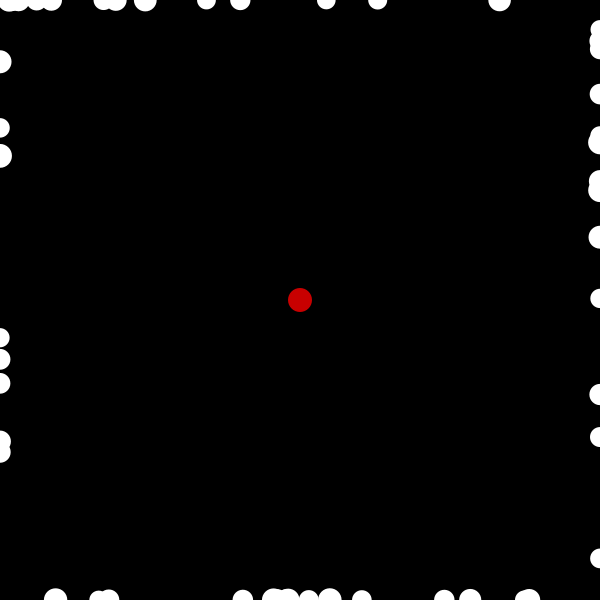
Frame 1 (no input)
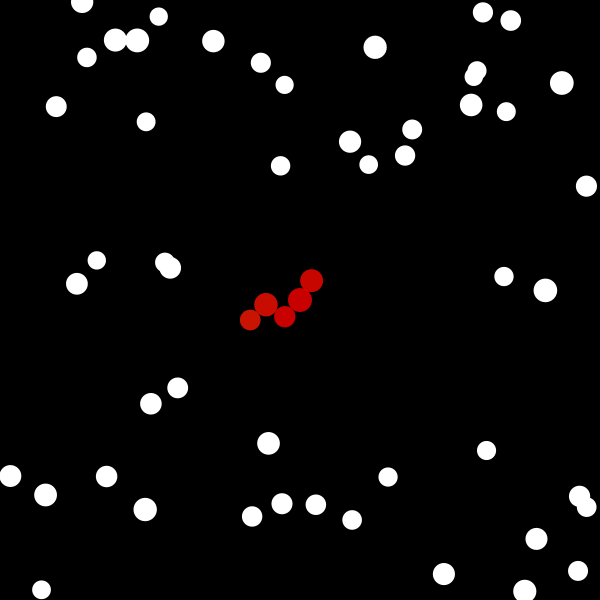
Frame 60 (the mouse pressed at the canvas centre just before this capture)
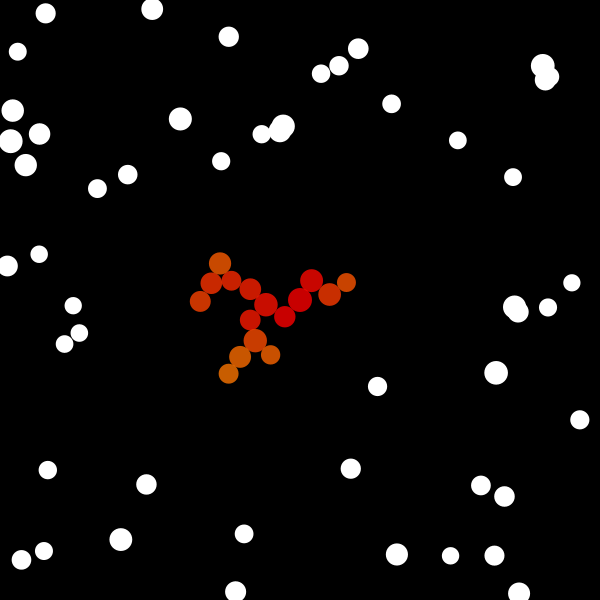
Frame 120 (the mouse held since frame 60 and released just before this capture)

The Processing sketch that drew these frames (run headless with seeded random() and noise(); from frame 60 on, the mouse is pressed at the canvas centre):

// Processing sketch: CC_034_DLA
// ── CC_034_DLA.pde
// Daniel Shiffman
// http://codingtra.in
// http://patreon.com/codingtrain
// Code for this video: https://youtu.be/Cl_Gjj80gPE
// Processing transcription: Chuck England

import java.util.*;

List<Walker> tree = new ArrayList<Walker>();
List<Walker> walkers = new ArrayList<Walker>();
//final float r = 4;
final int maxWalkers = 50;
final int iterations = 1000;
float radius = 12;
float hue = 0;
final float shrink = 0.995;

void setup() {
  size(600, 600);
  colorMode(HSB, 360, 100, 100);
  // for (int x = 0; x < width; x += r * 2) {
  //   tree.add(new Walker(x, height));
  // }

  tree.add(new Walker(width / 2, height / 2));
  radius *= shrink;
  for (int i = 0; i < maxWalkers; i++) {
    walkers.add(new Walker());
    radius *= shrink;
  }
}

void draw() {
  background(0);

  for (int i = 0; i < tree.size(); i++) {
    tree.get(i).show();
  }

  for (int i = 0; i < walkers.size(); i++) {
    walkers.get(i).show();
  }

  for (int n = 0; n < iterations; n++) {
    for (int i = walkers.size() - 1; i >= 0; i--) {
      Walker walker = walkers.get(i);
      walker.walk();
      if (walker.checkStuck(tree)) {
        walker.setHue(hue % 360);
        hue += 2;
        tree.add(walker);
        walkers.remove(i);
      }
    }
  }

  //float r = walkers.get(walkers.size() - 1).r;
  while (walkers.size() < maxWalkers && radius > 1) {
    radius *= shrink;
    walkers.add(new Walker());
  }
}

// ── Walker.pde
// Daniel Shiffman
// http://codingtra.in
// http://patreon.com/codingtrain
// Code for this video: https://youtu.be/Cl_Gjj80gPE
// Processing transcription: Chuck England

class Walker {
  PVector pos;
  boolean stuck;
  float r;
  float hu;
  
  Walker() {
    pos = randomPoint();
    stuck = false; 
    r = radius;
}
  
  Walker(float x, float y) {
    pos = new PVector(x, y);
    stuck = true;
    r = radius;
  }

  void walk() {
    PVector vel = PVector.random2D();
    // PVector vel = createVector(random(-1, 1), random(-0.5, 1));
    pos.add(vel);
    pos.x = constrain(pos.x, 0, width);
    pos.y = constrain(pos.y, 0, height);
  }

  boolean checkStuck(List<Walker> others) {
    for (int i = 0; i < others.size(); i++) {
      float d = distSq(pos, others.get(i).pos);
      Walker other = others.get(i);
      if (d < (r * r + other.r * other.r +  2 * other.r * r)) {
        //if (random(1) < 0.1) {
        stuck = true;
        return true;
        //break;
        //}
      }
    }
    return false;
  }

  void setHue(float hu_) {
    hu = hu_;
  }

  void show() {
    noStroke();
    if (stuck) {
      fill(hu, 100, 100, 200);
    } else {
      fill(360, 0, 100);
    }
    ellipse(pos.x, pos.y, r * 2, r * 2);
  }
};

PVector randomPoint() {
  int i = floor(random(4));

  if (i == 0) {
    float x = random(width);
    return new PVector(x, 0);
  } else if (i == 1) {
    float x = random(width);
    return new PVector(x, height);
  } else if (i == 2) {
    float y = random(height);
    return new PVector(0, y);
  } else {
    float y = random(height);
    return new PVector(width, y);
  }
}

float distSq(PVector a, PVector b) {
  float dx = b.x - a.x;
  float dy = b.y - a.y;
  return dx * dx + dy * dy;
}
